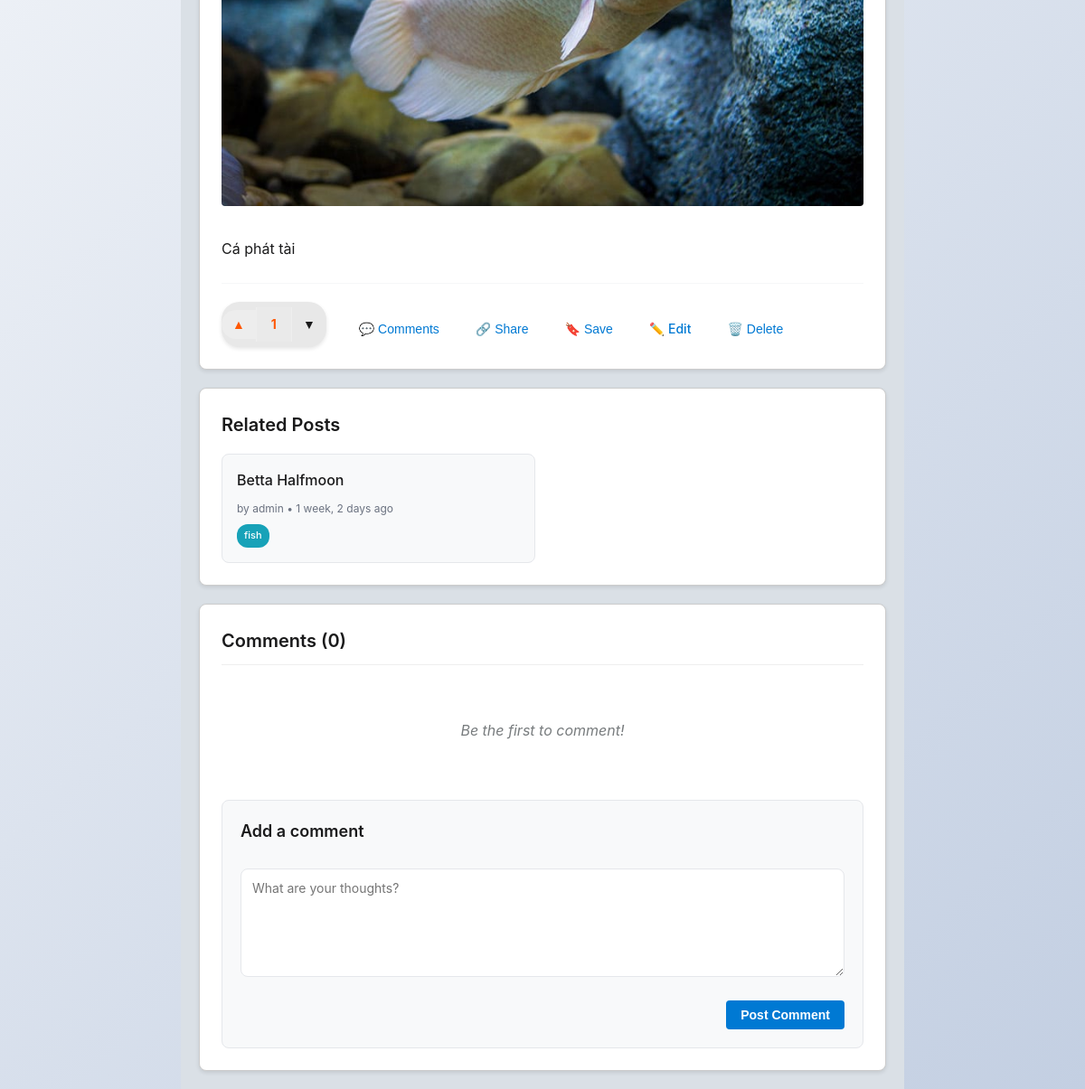
The app's page /post/81/ (signed in, lower part), older data.
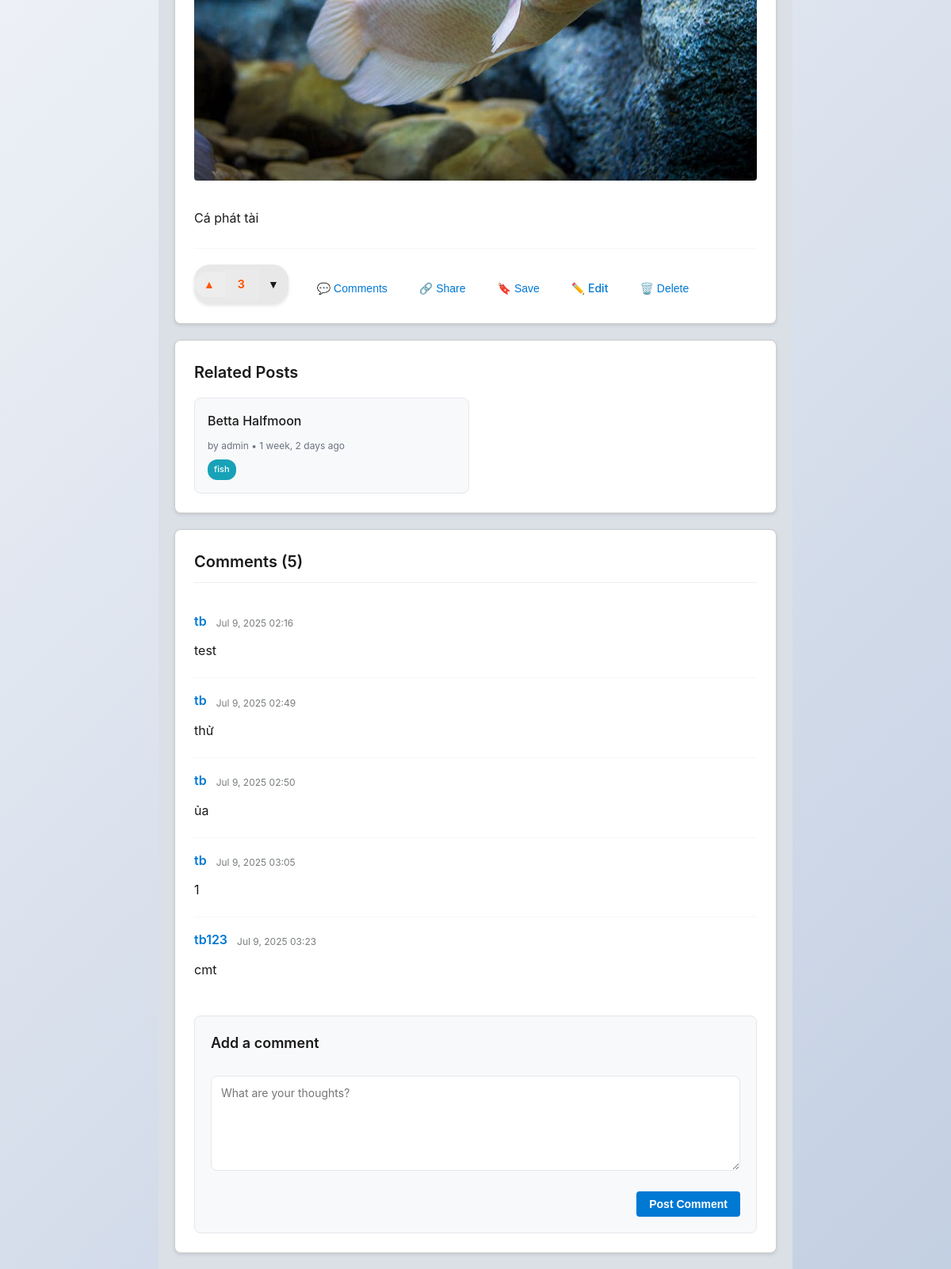
The same page, newer data.
### posts/models.py (models this page shows, shortened)
class Post(models.Model):
    title        = models.CharField(max_length=255)
    content      = models.TextField(blank=True)
    image        = models.ImageField(upload_to='post_images/', blank=True, null=True)
    author       = models.ForeignKey(User, on_delete=models.CASCADE)
    community    = models.ForeignKey(Community, on_delete=models.CASCADE,
                                     null=True, blank=True,
                                     )
    tags         = models.ManyToManyField(Tag, blank=True, related_name='posts')
    created_at   = models.DateTimeField(auto_now_add=True)
    @property
    def score(self):
        upvotes = self.votes.filter(is_upvote=True).count()
        downvotes = self.votes.filter(is_upvote=False).count()
        return upvotes - downvotes
    def get_user_vote(self, user):
        if not user.is_authenticated:
            return None
        try:
            return self.votes.get(user=user)
        except Vote.DoesNotExist:
            return None

class Tag(models.Model):
    name = models.CharField(max_length=50, unique=True)
    slug = models.SlugField(max_length=50, unique=True, blank=True)
    color = models.CharField(max_length=7, default='#007bff')  # Hex color code
    created_at = models.DateTimeField(auto_now_add=True)
    class Meta:
        ordering = ['name']

class Comment(models.Model):
    post = models.ForeignKey(Post, on_delete=models.CASCADE, related_name='comments')
    author = models.ForeignKey(User, on_delete=models.CASCADE)
    text = models.TextField()
    created = models.DateTimeField(auto_now_add=True)

### posts/views.py (the view)
# urls.py: path('post/<int:pk>/', views.post_detail, name='post_detail'),
def post_detail(request, pk):
    post = get_object_or_404(Post, pk=pk)
    if request.method == 'POST':
        form = CommentForm(request.POST)
        if form.is_valid() and request.user.is_authenticated:
                comment = form.save(commit=False)
                comment.post   = post
                comment.author = request.user
                comment.save() # Signal `create_comment_notification` sẽ được kích hoạt ở đây
                return redirect('posts:post_detail', pk=pk)
    else:
        form = CommentForm()
    related_posts = []
    if post.tags.exists():
        related_posts = Post.objects.filter(
            tags__in=post.tags.all()
        ).exclude(pk=post.pk).distinct()[:5]
    user_vote = None
    if request.user.is_authenticated:
        user_vote = post.get_user_vote(request.user)
    return render(request, 'posts/post_detail.html', {
        'post': post,
        'form': form,
        'related_posts': related_posts,
        'user_vote': user_vote,
    })

### posts/forms.py
class CommentForm(forms.ModelForm):
    class Meta:
        model = Comment
        fields = ['text']
        widgets = {
            'text': forms.Textarea(attrs={
                'placeholder': 'What are your thoughts?',
                'class': 'form-control',
                'rows': 3
            })
        }

### posts/templates/posts/post_detail.html (shortened to what the changed rows need)
{% extends 'posts/base.html' %}
{% load static %}
{% block extra_css %}
<link rel="stylesheet" href="{% static 'posts\css\post_detail.css' %}">
{% endblock %}
{% block content %}
  <div class="post-detail-container">
    <div class="post-detail-card">
      {% if post.image %}
        <div class="post-detail-image">
          <img src="{{ post.image.url }}" alt="Post image">
        </div>
      {% endif %}
      {% if post.content %}
        <div class="post-detail-content">
          {{ post.content|linebreaks }}
        </div>
      {% endif %}
      <div class="post-detail-footer">
          <div class="vote-section-detail"
              data-user-vote="{% if user_vote %}{% if user_vote.is_upvote %}up{% else %}down{% endif %}{% endif %}"
              data-post-id="{{ post.id }}">
              <button class="vote-btn upvote
                            {% if user_vote and user_vote.is_upvote %}active voted-up{% endif %}"
                      data-id="{{ post.id }}" data-dir="up">
                  <span class="vote-arrow">▲</span>
              </button>
              <div class="score
                          {% if user_vote %}voted{% endif %}
                          {% if post.score > 0 %}positive{% elif post.score < 0 %}negative{% endif %}"
                  id="score-{{ post.id }}">{{ post.score }}</div>
              <button class="vote-btn downvote
                            {% if user_vote and not user_vote.is_upvote %}active voted-down{% endif %}"
                      data-id="{{ post.id }}" data-dir="down">
                  <span class="vote-arrow">▼</span>
              </button>
          </div>
      </div>
    </div>
    {% if related_posts %}
    <div class="related-posts-section">
      <div class="related-posts-grid">
        {% for related_post in related_posts %}
          <div class="related-post-card">
            <h4><a href="{% url 'posts:post_detail' related_post.id %}">{{ related_post.title|truncatechars:60 }}</a></h4>
            <div class="related-post-meta">
              by {{ related_post.author.username }} • {{ related_post.created_at|timesince }} ago
            </div>
            {% if related_post.tags.exists %}
              <div class="related-post-tags">
                {% for tag in related_post.tags.all|slice:":3" %}
                  <span class="tag-badge small" style="background-color: {{ tag.color }};">
                    {{ tag.name }}
                  </span>
                {% endfor %}
              </div>
            {% endif %}
          </div>
        {% endfor %}
      </div>
    </div>
    {% endif %}
    <div class="comments-section">
      <h2>Comments ({{ post.comments.count }})</h2>
      <ul class="comment-list">
        {% for c in post.comments.all %}
          <li class="comment-item">
            <div class="comment-header">
              <div class="comment-author">{{ c.author.username }}</div>
              <div class="comment-date">{{ c.created|date:"M j, Y H:i" }}</div>
            </div>
            <div class="comment-text">{{ c.text|linebreaks }}</div>
          </li>
        {% empty %}
          <li class="no-comments">Be the first to comment!</li>
        {% endfor %}
      </ul>
      {% if user.is_authenticated %}
        <form id="comment-form" method="post" class="comment-form">
          <div class="comment-form-header">
          </div>
          {{ form.text }}
          <button type="submit" class="submit-comment-btn">Post Comment</button>
        </form>
      {% else %}
        <p class="login-to-comment">
          <a href="{% url 'login' %}?next={{ request.path }}">Log in</a> to leave a comment.
        </p>
      {% endif %}
    </div>
  </div>
{% endblock %}

Row changes from the older to the newer data that the page shows:
computed for Post "Cá phát tài": score "1" → "3"; comments.count "0" → "5"
added Comment: author.username "tb", created "Jul 9, 2025 02:16", text "test"
added Comment: author.username "tb", created "Jul 9, 2025 02:49", text "thử"
added Comment: author.username "tb", created "Jul 9, 2025 02:50", text "ủa"
added Comment: author.username "tb", created "Jul 9, 2025 03:05", text "1"
added Comment: author.username "tb123", created "Jul 9, 2025 03:23", text "cmt"
Text that changed along with them:
text no longer shown: "Be the first to comment!"
